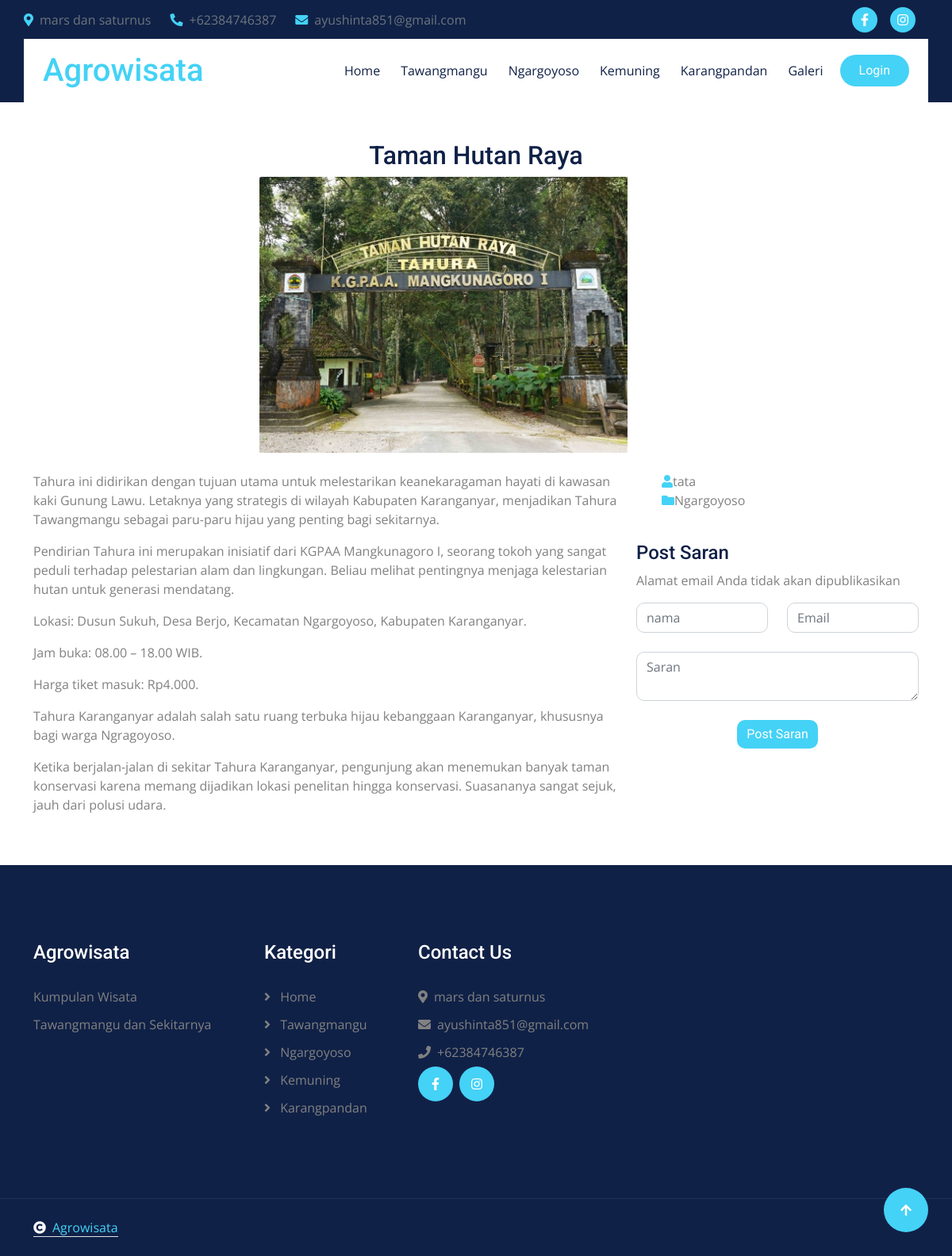
Screenshot of /home/artikel/Taman-Hutan-Raya with the database file from the repository.
### tables this page shows
CREATE TABLE `konfigurasi` (
  `id_konfigurasi` int NOT NULL,
  `judul_website` varchar(200) NOT NULL,
  `profil_website` text NOT NULL,
  `instagram` varchar(200) NOT NULL,
  `facebook` varchar(200) NOT NULL,
  `email` varchar(200) NOT NULL,
  `alamat` varchar(300) NOT NULL,
  `no_wa` varchar(200) NOT NULL
);

CREATE TABLE `kategori` (
  `id_kategori` int NOT NULL,
  `nama_kategori` varchar(200) NOT NULL
);

CREATE TABLE `konten` (
  `id_konten` int NOT NULL,
  `judul` varchar(200) NOT NULL,
  `keterangan` text NOT NULL,
  `foto` varchar(200) NOT NULL,
  `slug` varchar(200) NOT NULL,
  `id_kategori` varchar(200) NOT NULL,
  `tanggal` date NOT NULL,
  `username` varchar(100) NOT NULL
);

CREATE TABLE `user` (
  `id_user` int NOT NULL,
  `username` varchar(100) NOT NULL,
  `nama` varchar(100) NOT NULL,
  `password` varchar(100) DEFAULT NULL,
  `level` enum('admin','user') NOT NULL
);

### application/controllers/Home.php (called while the page is built, shortened)
<?php
class Home extends CI_Controller {
    function artikel($id){
        $this->db->from('konfigurasi');
        $konfig = $this->db->get()->row();
        $this->db->from('kategori');
        $kategori = $this->db->get()->result_array();
        $this->db->from('konten a');
        $this->db->join('kategori b','a.id_kategori=b.id_kategori','left');
        $this->db->join('user c','a.username=c.username','left');
        $this->db->where('slug',$id);
        $konten = $this->db->get()->row();
        $data = array(
            'judul'     => $konten->judul." | Tata",
            'konfig'    => $konfig,
            'kategori'  => $kategori,
            'konten'  => $konten
        );
        $this->load->view('detail',$data);
    }
}

### index.php (called while the page is built, shortened)
<?php
require_once BASEPATH.'core/CodeIgniter.php';

### application/views/detail.php (the view, shortened to what this page needs)
<!DOCTYPE html>
<html lang="en">
<head>
	<link rel="stylesheet" href="https://use.fontawesome.com/releases/v5.15.4/css/all.css" />
	<link href="https://cdn.jsdelivr.net/npm/bootstrap-icons@1.4.1/font/bootstrap-icons.css" rel="stylesheet">
	<link rel="stylesheet" href="https://cdnjs.cloudflare.com/ajax/libs/animate.css/4.1.1/animate.min.css" />
	<link href="<?= base_url('assets/investa/'); ?>lib/animate/animate.min.css" rel="stylesheet">
	<link href="<?= base_url('assets/investa/'); ?>lib/owlcarousel/assets/owl.carousel.min.css" rel="stylesheet">
	<link href="<?= base_url('assets/investa/'); ?>lib/lightbox/css/lightbox.min.css" rel="stylesheet">
	<link href="<?= base_url('assets/investa/'); ?>css/bootstrap.min.css" rel="stylesheet">
	<link href="<?= base_url('assets/investa/'); ?>css/style.css" rel="stylesheet">
</head>
<body>
	<div class="container-fluid topbar px-0 d-none d-lg-block">
		<div class="container px-0">
			<div class="row gx-0 align-items-center" style="height: 45px;">
				<div class="col-lg-8 text-center text-lg-start mb-lg-0">
					<div class="d-flex flex-wrap">
						<a href="#" class="text-muted me-4"><i
								class="fas fa-map-marker-alt text-primary me-2"></i><?= $konfig->alamat; ?></a>
						<a href="#" class="text-muted me-4"><i
								class="fas fa-phone-alt text-primary me-2"></i><?= $konfig->no_wa; ?></a>
						<a href="#" class="text-muted me-0"><i
								class="fas fa-envelope text-primary me-2"></i><?= $konfig->email; ?></a>
					</div>
				</div>
				<div class="col-lg-4 text-center text-lg-end">
					<div class="d-flex align-items-center justify-content-end">
						<a href="<?= $konfig->facebook ?>"
							class="btn btn-primary btn-square rounded-circle nav-fill me-3"><i
								class="fab fa-facebook-f text-white"></i></a>
						<a href="<?= $konfig->instagram ?>"
							class="btn btn-primary btn-square rounded-circle nav-fill me-3"><i
								class="fab fa-instagram text-white"></i></a>
					</div>
				</div>
			</div>
		</div>
	</div>
	<div class="container-fluid sticky-top px-0">
		<div class="container px-0">
			<nav class="navbar navbar-expand-lg navbar-dark bg-white py-3 px-4">
				<a href="<?= base_url(); ?>" class="navbar-brand p-0">
					<h1 class="text-primary m-0"><?= $konfig->judul_website; ?></h1>
				</a>
				<div class="collapse navbar-collapse" id="navbarCollapse">
					<div class="navbar-nav ms-auto py-0 ">
						<a href="<?= base_url(); ?>" class="nav-item nav-link">Home</a>
						<?php foreach($kategori as $ka) { ?>
						<a href="<?= base_url('home/kategori/'.$ka['id_kategori']) ?>"
							class="nav-item nav-link"><?= $ka['nama_kategori']?> </a>
						<?php } ?>
						<a href="<?= base_url('home/galeri')?>" class="nav-item nav-link">Galeri</a>
					</div>
					<div class="d-flex align-items-center flex-nowrap pt-xl-0">
						<a href="<?= base_url('Ror')?>"
							class="btn btn-primary rounded-pill text-white py-2 px-4 ms-2 flex-wrap flex-sm-shrink-0">Login</a>
					</div>
				</div>
			</nav>
		</div>
	</div>
	<div class="container-fluid blog py-5">
		<section class="blog" data-aos="fade-up" data-aos-easing="ease-in-out" data-aos-duration="500">
			<div class="container">
				<div class="row justify-content-center">
					<div class="col-4 text-center">
					<h2 class="entry-title">
						<?=$konten->judul?>
					</h2>
					</div>
				</div>
				<div class="row justify-content-center mb-4">
					<div class="col-6">
					<div class="entry-content">
						<img class="img-fluid roundedmb-4  	"
							src="<?= base_url('assets/upload/konten/'.$konten->foto) ?>" alt="Deskripsi Gambar">
					</div>
					</div>
				</div>
				<div class="row">
					<div class="col-8">
						<div class="description">
							<?php
						$paragraphs = explode("\n", $konten->keterangan);
						foreach ($paragraphs as $paragraph) {
							echo '<p>' . htmlspecialchars(trim($paragraph)) . '</p>';
						}
						?>
						</div>
					</div>
					<div class="col-4 ">
						<div class=" mt-50px">
							<div class="entry-meta">
								<ul>
									<li class="d-flex align-items-center"><i class="fa fa-user text-primary"></i><?= $konten->nama ?></a>
									<li class="d-flex align-items-center"><i class="fa fa-folder text-primary"></i><?= $konten->nama_kategori ?></li>
								</ul>
							</div><br>
							<div class="">
								<form action="<?= site_url('admin/saran/simpan') ?>" method="post">
									<h4>Post Saran</h4>
									<p>Alamat email Anda tidak akan dipublikasikan</p>
									<div class="row">
										<div class="col-md-6 form-group">
											<input name="name" type="text" class="form-control" placeholder="nama"
												required>
										</div>
										<div class="col-md-6 form-group">
											<input name="email" type="email" class="form-control" placeholder="Email"
												required>
										</div>
									</div> <br>
									<div class="row">
										<div class="col form-group">
											<textarea name="comment" class="form-control" placeholder="Saran"
												required></textarea>
										</div>
									</div><br>
									<div class="text-center">
										<button type="submit" class="btn btn-primary">Post Saran</button>
									</div>
								</form>
							</div>
						</div>
					</div>
				</div>
			</div>
		</section>
	</div>
	<div class="container-fluid footer py-5 wow fadeIn" data-wow-delay="0.2s">
		<div class="container py-5">
			<div class="row g-5">
				<div class="col-md-6 col-lg-6 col-xl-3">
					<div class="footer-item d-flex flex-column">
						<div class="footer-item">
							<h4 class="text-white mb-4"><?= $konfig->judul_website; ?></h4>
							<p class="mb-3"><?= $konfig->profil_website; ?></p>
						</div>
					</div>
				</div>
				<div class="col-md-6 col-lg-6 col-xl-2">
					<div class="footer-item d-flex flex-column">
						<h4 class="text-white mb-4">Kategori</h4>
						<a href="<?= base_url(); ?>"><i class="fas fa-angle-right me-2"></i> Home</a>
						<?php foreach($kategori as $ka) { ?>
						<a href="<?= base_url('home/kategori/'.$ka['id_kategori']) ?>"><i
								class="fas fa-angle-right me-2"></i> <?= $ka['nama_kategori']?></a>
						<?php } ?>
					</div>
				</div>
				<div class="col-md-6 col-lg-6 col-xl-3">
					<div class="footer-item d-flex flex-column">
						<h4 class="text-white mb-4">Contact Us</h4>
						<a href=""><i class="fa fa-map-marker-alt me-2"></i><?= $konfig->alamat; ?></a>
						<a href=""><i class="fas fa-envelope me-2"></i><?= $konfig->email; ?></a>
						<a href=""><i class="fas fa-phone me-2"></i><?= $konfig->no_wa; ?></a>
						<div class="d-flex align-items-center">
							<a class="btn btn-light btn-md-square me-2" href="<?= $konfig->facebook ?>"><i
									class="fab fa-facebook-f"></i></a>
							<a class="btn btn-light btn-md-square me-2" href="<?= $konfig->instagram; ?>"><i
									class="fab fa-instagram"></i></a>
						</div>
					</div>
				</div>
			</div>
		</div>
	</div>
	<div class="container-fluid copyright py-4">
		<div class="container">
			<div class="row g-4 align-items-center">
				<div class="col-md-6 text-center text-md-start mb-md-0">
					<span class="text-body"><a href="#" class="border-bottom text-primary"><i
								class="fas fa-copyright text-light me-2"></i><?= $konfig->judul_website ?></a></span>
				</div>
			</div>
		</div>
	</div>
	<a href="#" class="btn btn-primary btn-lg-square back-to-top"><i class="fa fa-arrow-up"></i></a>
</body>
</html>

### assets/Investa/css/style.css (style rules this page uses)
.back-to-top { position: fixed; right: 30px; bottom: 30px; display: flex; width: 45px; height: 45px; align-items: center; justify-content: center; transition: 0.5s; z-index: 99; }
.btn { font-weight: 600; transition: .5s; }
.btn-square { width: 32px; height: 32px; }
.btn-md-square { width: 44px; height: 44px; }
.btn-lg-square { width: 56px; height: 56px; }
.btn-square, .btn-sm-square, .btn-md-square, .btn-lg-square, .btn-xl-square { padding: 0; display: flex; align-items: center; justify-content: center; font-weight: normal; border-radius: 50%; }
.btn.btn-primary { background: var(--bs-primary) !important; color: var(--bs-white) !important; font-family: 'Roboto', sans-serif; border: none; font-weight: 400; transition: 0.5s; }
.btn.btn-light { background: var(--bs-primary) !important; color: var(--bs-white) !important; font-family: 'Roboto', sans-serif; border: none; font-weight: 400; transition: 0.5s; }
.topbar { padding: 2px 10px 2px 20px; background: var(--bs-dark) !important; }
.sticky-top, .sticky-top .container { transition: 0.5s !important; }
.navbar .navbar-nav .nav-item.nav-link, .navbar .navbar-nav .nav-link { color: var(--bs-dark) !important; }
.navbar .navbar-nav .nav-item { position: relative; margin: 0 5px !important; }
.navbar .navbar-nav .nav-item::before, .navbar .navbar-nav .nav-item::after { position: absolute; content: ""; width: 0; height: 0; border: 0px solid var(--bs-primary); transition: 0.5s; }
.navbar .navbar-nav .nav-item::before { top: 0; left: 0; }
.navbar .navbar-nav .nav-item::after { bottom: 0; right: 0; }
.footer { background: var(--bs-dark); }
.footer .footer-item a { line-height: 35px; color: var(--bs-body); transition: 0.5s; }
.footer .footer-item p { line-height: 35px; }
.copyright { border-top: 1px solid rgba(255, 255, 255, 0.08); background: var(--bs-dark) !important; }

### rows the page displays
konfigurasi: alamat "mars dan saturnus", no_wa "+62384746387", email "ayushinta851@gmail.com", judul_website "Agrowisata", profil_website "Kumpulan Wisata Tawangmangu dan Sekitarnya"
kategori: nama_kategori "Tawangmangu"
kategori: nama_kategori "Ngargoyoso"
kategori: nama_kategori "Kemuning"
kategori: nama_kategori "Karangpandan"
konten: judul "Taman Hutan Raya", foto (picture), keterangan "Tahura ini didirikan dengan tujuan utama untuk melestarikan keanekaragaman hayati di kawasan kaki Gunung Lawu. Letaknya yang strategis di wilayah Kabupaten Karanganyar, menjadikan Tahura Tawangmangu sebagai paru-paru hijau yang penting bagi sekitarnya.", keterangan "Pendirian Tahura ini merupakan inisiatif dari KGPAA Mangkunagoro I, seorang tokoh yang sangat peduli terhadap pelestarian alam dan lingkungan. Beliau melihat pentingnya menjaga kelestarian hutan untuk generasi mendatang.", keterangan "Lokasi: Dusun Sukuh, Desa Berjo, Kecamatan Ngargoyoso, Kabupaten Karanganyar.", keterangan "Jam buka: 08.00 – 18.00 WIB.", keterangan "Harga tiket masuk: Rp4.000.", keterangan "Tahura Karanganyar adalah salah satu ruang terbuka hijau kebanggaan Karanganyar, khususnya bagi warga Ngragoyoso.", keterangan "Ketika berjalan-jalan di sekitar Tahura Karanganyar, pengunjung akan menemukan banyak taman konservasi karena memang dijadikan lokasi penelitan hingga konservasi. Suasananya sangat sejuk, jauh dari polusi udara.", user.nama "tata", id_kategori.nama_kategori "Ngargoyoso"
